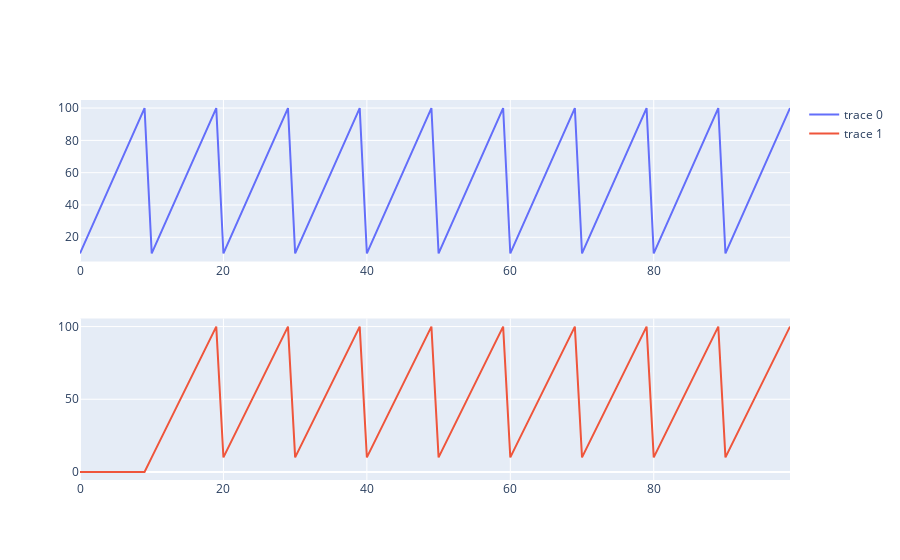

The notebook cell saved with this chart:
### Code cell
#sawtooth flows
#number of steps
n = 100
#input identifiers
i_i_3 = 'st_0010_0010'
#output identifiers
o_i_3 = 'st_0010_0010'
# influx and outflux offset
i_o = 10
o_o = 10
#outflux delay
o_d = 10

influx_profile,outflux_profile = return_flux_profiles(n,i_i_3,o_i_3,i_o,o_o,o_d)
flux_df = make_flux_df(influx_profile,outflux_profile)

fig = make_subplots(2,1)

fig.add_trace(go.Scatter(x=flux_df['time'],y=flux_df['influx']),row=1,col=1)
fig.add_trace(go.Scatter(x=flux_df['time'],y=flux_df['outflux']),row=2,col=1)
fig.show()

### Figure 1 — Plotly figure (JSON) as saved in the notebook; plotly's stock layout.template omitted (floating-point values rounded to 4 significant figures)
{"data": [{"type": "scatter", "x": [0, 1, 2, 3, 4, 5, 6, 7, 8, 9, 10, 11, 12, 13, 14, 15, 16, 17, 18, 19, 20, 21, 22, 23, 24, 25, 26, 27, 28, 29, 30, 31, 32, 33, 34, 35, 36, 37, 38, 39, 40, 41, 42, 43, 44, 45, 46, 47, 48, 49, 50, 51, 52, 53, 54, 55, 56, 57, 58, 59, 60, 61, 62, 63, 64, 65, 66, 67, 68, 69, 70, 71, 72, 73, 74, 75, 76, 77, 78, 79, 80, 81, 82, 83, 84, 85, 86, 87, 88, 89, 90, 91, 92, 93, 94, 95, 96, 97, 98, 99], "xaxis": "x", "y": [10, 20, 30, 40, 50, 60, 70, 80, 90, 100, 10, 20, 30, 40, 50, 60, 70, 80, 90, 100, 10, 20, 30, 40, 50, 60, 70, 80, 90, 100, 10, 20, 30, 40, 50, 60, 70, 80, 90, 100, 10, 20, 30, 40, 50, 60, 70, 80, 90, 100, 10, 20, 30, 40, 50, 60, 70, 80, 90, 100, 10, 20, 30, 40, 50, 60, 70, 80, 90, 100, 10, 20, 30, 40, 50, 60, 70, 80, 90, 100, 10, 20, 30, 40, 50, 60, 70, 80, 90, 100, 10, 20, 30, 40, 50, 60, 70, 80, 90, 100], "yaxis": "y"}, {"type": "scatter", "x": [0, 1, 2, 3, 4, 5, 6, 7, 8, 9, 10, 11, 12, 13, 14, 15, 16, 17, 18, 19, 20, 21, 22, 23, 24, 25, 26, 27, 28, 29, 30, 31, 32, 33, 34, 35, 36, 37, 38, 39, 40, 41, 42, 43, 44, 45, 46, 47, 48, 49, 50, 51, 52, 53, 54, 55, 56, 57, 58, 59, 60, 61, 62, 63, 64, 65, 66, 67, 68, 69, 70, 71, 72, 73, 74, 75, 76, 77, 78, 79, 80, 81, 82, 83, 84, 85, 86, 87, 88, 89, 90, 91, 92, 93, 94, 95, 96, 97, 98, 99], "xaxis": "x2", "y": [0, 0, 0, 0, 0, 0, 0, 0, 0, 0, 10, 20, 30, 40, 50, 60, 70, 80, 90, 100, 10, 20, 30, 40, 50, 60, 70, 80, 90, 100, 10, 20, 30, 40, 50, 60, 70, 80, 90, 100, 10, 20, 30, 40, 50, 60, 70, 80, 90, 100, 10, 20, 30, 40, 50, 60, 70, 80, 90, 100, 10, 20, 30, 40, 50, 60, 70, 80, 90, 100, 10, 20, 30, 40, 50, 60, 70, 80, 90, 100, 10, 20, 30, 40, 50, 60, 70, 80, 90, 100, 10, 20, 30, 40, 50, 60, 70, 80, 90, 100], "yaxis": "y2"}], "layout": {"xaxis": {"anchor": "y", "domain": [0, 1]}, "xaxis2": {"anchor": "y2", "domain": [0, 1]}, "yaxis": {"anchor": "x", "domain": [0.575, 1]}, "yaxis2": {"anchor": "x2", "domain": [0, 0.425]}}}
